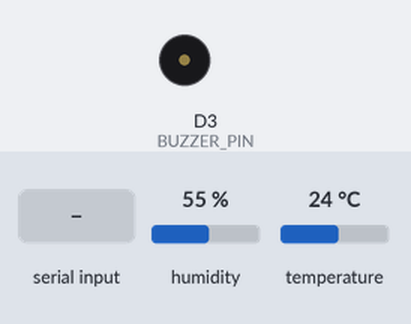
A sketch run on a simulated ESP8266 (NodeMCU). Parts: buzzer (waves = sounding). Inputs (shaded band) come from the test bench; at power-on: humidity 55 %, temperature 24 °C.

Above: at 1.2 s.
1.3 s: "9" received over Serial
At 2.2 s:
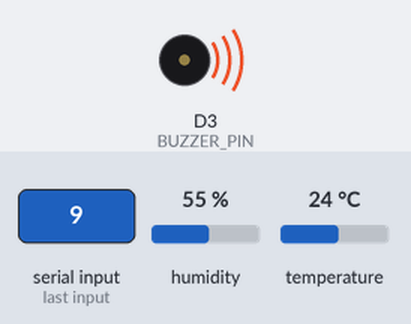
Timing chart, 0 to 6.7 s (numbered marks = the images above; inputs shaded):
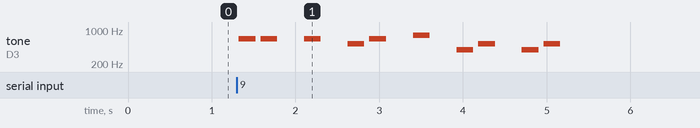

The sketch:

IRtransmitter.ino
```cpp
#include <Arduino.h>
#include <IRremoteESP8266.h>
#include <IRsend.h>
#include <DHT.h>

#define DHTPIN D4     // Pin connected to the data pin of DHT11
#define DHTTYPE DHT11
#define BUZZER_PIN D3

const uint16_t kIrLed = 4;  // ESP8266 GPIO pin to use. Recommended: 4 (D2).
DHT dht(DHTPIN,DHTTYPE);
IRsend irsend(kIrLed);  // Set the GPIO to be used to sending the message.

// Example of data captured by IRrecvDumpV2.ino
uint16_t rawData25[200] = {3228, 3130,  476, 340,  498, 332,  472, 392,  468, 1122,  470, 344,  492, 1118,  478, 336,  472, 392,  472, 336,  498, 340,  498, 1120,  472, 342,  492, 344,  494, 1118,  474, 1122,  470, 1124,  470, 1120,  478, 332,  500, 340,  468, 1150,  468, 1122,  448, 390,  470, 1118,  476, 340,  494, 344,  468, 392,  466, 348,  466, 388,  470, 342,  468, 392,  444, 392,  468, 344,  494, 338,  496, 344,  466, 392,  442, 392,  444, 394,  466, 348,  490, 336,  498, 340,  470, 390,  472, 338,  470, 390,  444, 390,  442, 396,  466, 346,  490, 346,  492, 342,  494, 1120,  448, 390,  468, 346,  486, 1128,  470, 1122,  472, 340,  494, 1120,  474, 338,  496, 342,  492, 344,  496, 336,  470, 392,  472, 338,  496, 340,  470, 390,  472, 338,  470, 392,  462, 358,  458, 392,  442, 392,  444, 392,  468, 344,  492, 342,  494, 342,  494, 1114,  482, 334,  500, 338,  474, 388,  464, 354,  486, 344,  492, 344,  490, 348,  488, 1120,  476, 342,  494, 338,  470, 392,  446, 1146,  470, 344,  466, 1150,  470, 1122,  446, 392,  442, 1148,  470, 344,  494, 340,  492, 350,  486, 346,  468, 388,  474, 1114,  476};
uint16_t rawData23[200] = {3222, 3132,  448, 390,  442, 392,  468, 344,  492, 1124,  444, 392,  444, 1148,  468, 342,  494, 340,  472, 390,  444, 390,  470, 1122,  472, 338,  470, 392,  444, 1150,  444, 1146,  472, 1122,  446, 392,  444, 1148,  470, 1122,  472, 1120,  446, 1146,  448, 390,  470, 1122,  472, 336,  498, 342,  494, 338,  494, 344,  494, 338,  472, 392,  466, 346,  468, 390,  470, 340,  496, 338,  472, 392,  468, 344,  492, 340,  496, 340,  500, 334,  500, 338,  472, 392,  470, 342,  494, 340,  496, 338,  498, 336,  498, 340,  496, 338,  496, 340,  496, 342,  472, 1144,  472, 336,  496, 344,  490, 1124,  448, 1144,  446, 1150,  472, 338,  498, 336,  496, 346,  492, 338,  500, 334,  500, 340,  494, 344,  520, 278,  530, 344,  494, 340,  498, 336,  498, 344,  464, 394,  444, 392,  446, 390,  470, 338,  494, 346,  494, 336,  470, 1146,  474, 340,  484, 366,  480, 342,  490, 348,  492, 338,  496, 340,  494, 342,  468, 1148,  472, 340,  468, 392,  470, 340,  496, 1118,  446, 394,  470, 1120,  446, 1146,  448, 392,  466, 1124,  444, 394,  466, 348,  490, 342,  492, 344,  468, 392,  470, 1116,  450};

uint16_t rawData21[200] = {3196, 3158,  474, 340,  470, 390,  460, 360,  486, 1120,  472, 338,  494, 1126,  474, 334,  474, 390,  444, 392,  470, 338,  498, 1122,  466, 348,  466, 390,  468, 1124,  474, 1120,  446, 1148,  470, 340,  496, 1122,  446, 390,  470, 1122,  446, 1148,  470, 336,  500, 1122,  446, 390,  472, 336,  472, 392,  470, 336,  474, 390,  444, 392,  444, 390,  444, 392,  498, 272,  508, 394,  444, 392,  468, 340,  470, 392,  470, 336,  500, 340,  470, 390,  474, 332,  500, 338,  498, 340,  472, 390,  470, 338,  472, 388,  472, 336,  500, 336,  472, 392,  470, 1122,  472, 336,  472, 390,  470, 1122,  472, 1122,  446, 1148,  470, 340,  496, 1122,  470, 340,  496, 338,  498, 336,  500, 334,  502, 336,  498, 340,  474, 386,  446, 390,  470, 338,  472, 390,  444, 392,  470, 340,  472, 390,  446, 390,  472, 334,  498, 342,  496, 1122,  470, 344,  494, 340,  496, 338,  496, 340,  496, 338,  496, 344,  468, 392,  470, 1120,  448, 390,  462, 358,  460, 392,  470, 1122,  472, 336,  474, 1146,  472, 1122,  474, 336,  474, 1146,  472, 340,  496, 338,  498, 336,  498, 342,  494, 338,  492, 348,  464};

uint16_t rawData19[200] = {3238, 3112,  494, 350,  488, 346,  464, 392,  468, 1116,  454, 392,  466, 1124,  472, 342,  490, 352,  460, 394,  470, 342,  464, 1134,  458, 396,  470, 344,  464, 1140,  456, 1144,  470, 1110,  460, 394,  466, 350,  462, 1134,  458, 1146,  474, 1108,  482, 346,  486, 1120,  480, 336,  468, 394,  440, 394,  444, 394,  440, 394,  470, 340,  466, 394,  470, 338,  492, 350,  484, 354,  458, 394,  466, 348,  490, 340,  496, 342,  480, 370,  476, 346,  488, 348,  462, 392,  466, 354,  462, 390,  442, 392,  466, 350,  462, 392,  444, 394,  442, 394,  462, 1126,  446, 394,  466, 1120,  472, 354,  488, 338,  470, 394,  466, 350,  488, 344,  466, 394,  468, 344,  490, 350,  462, 392,  442, 394,  466, 350,  486, 346,  488, 350,  486, 346,  466, 392,  466, 350,  484, 352,  460, 394,  440, 396,  438, 398,  442, 392,  466, 1108,  460, 394,  464, 356,  458, 392,  466, 348,  486, 350,  460, 394,  442, 394,  468, 1108,  484, 350,  460, 396,  466, 350,  460, 1132,  460, 396,  466, 1110,  458, 1144,  450, 394,  442, 394,  466, 1108,  460, 1142,  452, 394,  468, 350,  486, 1120,  472, 354,  482};

uint16_t rawData28[200] = {3192, 3154,  456, 390,  442, 408,  438, 390,  438, 1132,  478, 344,  452, 1136,  460, 398,  466, 408,  434, 362,  458, 384,  458, 1104,  446, 398,  446, 386,  470, 1158,  422, 1154,  440, 1164,  444, 1116,  470, 1146,  446, 410,  422, 396,  446, 1118,  472, 406,  436, 1112,  474, 372,  456, 412,  440, 380,  424, 482,  394, 398,  404, 402,  452, 422,  432, 362,  464, 362,  472, 352,  470, 398,  442, 384,  426, 416,  474, 398,  436, 378,  432, 358,  470, 388,  420, 392,  478, 416,  436, 378,  406, 390,  472, 388,  420, 390,  468, 440,  400, 406,  460, 1146,  402, 424,  414, 1160,  446, 356,  446, 392,  444, 448,  420, 1116,  446, 424,  412, 422,  448, 392,  436, 418,  434, 372,  414, 416,  420, 394,  472, 384,  444, 366,  446, 416,  420, 416,  468, 362,  468, 376,  444, 386,  448, 416,  414, 378,  444, 424,  410, 1166,  420, 390,  460, 402,  418, 392,  472, 372,  440, 432,  438, 390,  436, 400,  440, 1144,  434, 414,  438, 408,  420, 396,  446, 1142,  434, 384,  450, 1160,  448, 1146,  458, 366,  458, 392,  416, 1172,  446, 1144,  438, 1158,  420, 1154,  498, 362,  444, 1120,  468};

float temperature=30;

void setup() {
  irsend.begin();
  Serial.begin(115200);
  dht.begin();
  pinMode(BUZZER_PIN,OUTPUT);


}

void loop() {


  if(Serial.available()) {
    char person=Serial.read();
     temperature = dht.readTemperature();

    if(person=='0' ){
        irsend.sendRaw(rawData28, 200, 38);

        Serial.println("Temp SET:28");
         Serial.println("Temperature: ");
  Serial.print(temperature);

    }
    else if(person=='1' || person=='2' ){
        irsend.sendRaw(rawData25, 200, 38);

        Serial.println("Temp SET:25");
         Serial.println("Temperature: ");
  Serial.print(temperature);

    }
    else if((person=='3' || person=='4' ) && temperature>26){
        irsend.sendRaw(rawData23, 200, 38);

        Serial.println("Temp SET:23");
       Serial.println("Temperature: ");
  Serial.print(temperature);
    }
    else if((person=='5' || person=='6') && temperature>24){
        irsend.sendRaw(rawData21, 200, 38);

        Serial.println("Temp SET:21");
         Serial.println("Temperature: ");
  Serial.print(temperature);
    }
    else if((person=='7' || person=='8') && temperature>22){
        irsend.sendRaw(rawData19, 200, 38);

        Serial.println("Temp SET:19");
         Serial.println("Temperature: ");
  Serial.print(temperature);
    }
    else if(person=='9' || person=='10' || person=='11'){
            playSuperMarioTheme();


           delay(2000);
    }
    delay(1000);
    }


}
void playSuperMarioTheme() {
  int melody[] = {
    // Notes of the melody (frequency in Hz)
    659, 659, 0, 659, 0, 523, 659, 0, 784, 0, 392, 523, 0, 392, 523, 0,

  };

  int noteDuration = 200; // Duration of each note in milliseconds

  // Play each note of the melody
  for (int note = 0; note < sizeof(melody) / sizeof(melody[0]); note++) {
    if (melody[note] != 0) {
      tone(BUZZER_PIN, melody[note], noteDuration);
    }
    delay(noteDuration * 1.3); // Add a small delay between notes
    noTone(BUZZER_PIN); // Stop playing the note
  }
}
```

Measured:
- after the input at 1.3 s, tone on D3 (BUZZER_PIN): plays 659 Hz for 0.20 s, 659 Hz for 0.20 s, 659 Hz for 0.20 s, 523 Hz for 0.20 s, 659 Hz for 0.20 s, 784 Hz for 0.20 s … (10 notes in this stretch), starting at once
